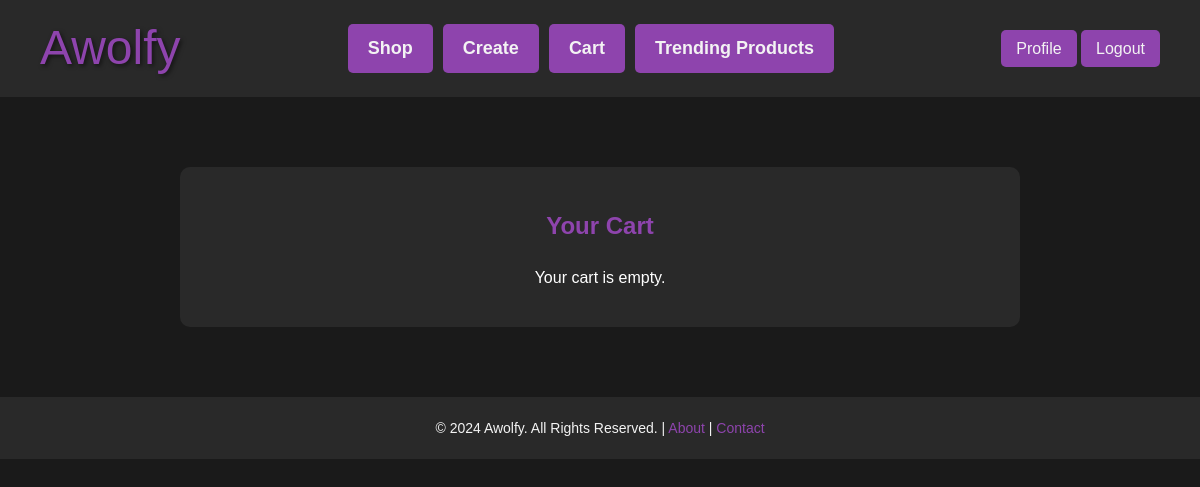
/cart/ (signed in), run on an earlier commit of the app's database.
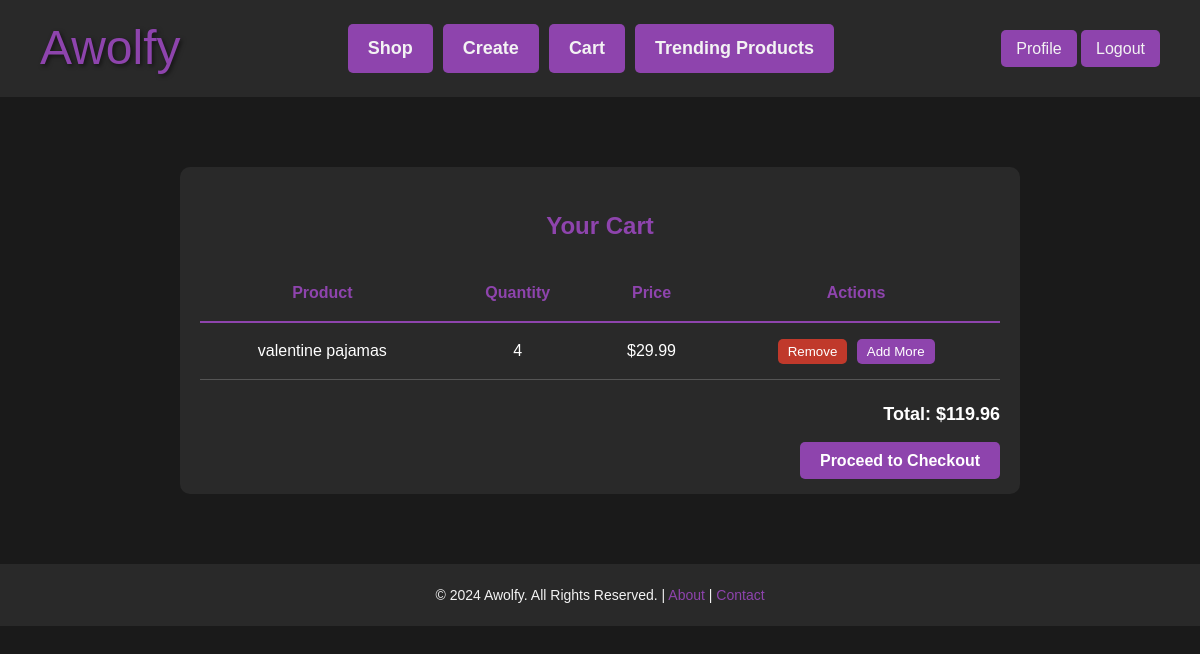
And on a later commit of the database.
### cart/models.py (models this page shows, shortened)
class CartItem(models.Model):
    user = models.ForeignKey(User, on_delete=models.CASCADE)
    product = models.ForeignKey(Product, on_delete=models.CASCADE)
    quantity = models.PositiveIntegerField(default=1)

### products/models.py (models this page shows, shortened)
class Product(models.Model):
    user = models.ForeignKey(User, on_delete=models.CASCADE, related_name="products")
    name = models.CharField(max_length=200)
    description = models.TextField()
    price = models.DecimalField(max_digits=10, decimal_places=2)
    stock = models.PositiveIntegerField()
    category = models.ForeignKey('Category', on_delete=models.CASCADE, related_name="products_category")
    image = models.ImageField(upload_to='product_images/', blank=True, null=True)
    created_at = models.DateTimeField(auto_now_add=True)
    slug = models.SlugField(unique=True, blank=True)  # Added slug field

### cart/views.py (the view)
# urls.py: path('cart/', CartDetailView.as_view(), name='cart_detail'),
class CartDetailView(LoginRequiredMixin, View):
    def get(self, request):
        if not request.user.is_authenticated:
            return redirect('users:login')  # Redirect to login page if not authenticated
        cart_items = CartItem.objects.filter(user=request.user)
        total_price = sum(item.product.price * item.quantity for item in cart_items)
        return render(request, 'cart/cart_detail.html', {
            'cart_items': cart_items,
            'total_price': total_price
        })

### core/context_processors.py (called while the page is built)
def categories_processor(request):
    return {
        'categories': Category.objects.all()
    }

### products/context_processors.py (called while the page is built)
def categories_context_processor(request):
    categories = Category.objects.all()  # Fetch all categories
    return {'categories': categories}

### cart/templates/cart/cart_detail.html (shortened to what this page needs)
{% extends 'core/base.html' %}
{% block content %}
<div style="margin: 50px auto; max-width: 800px; background-color: #292929; color: #fff; padding: 20px; border-radius: 10px;">
    <h2 style="text-align: center; color: #8e44ad; margin-bottom: 20px;">Your Cart</h2>
    {% if cart_items %}
    <table style="width: 100%; border-collapse: collapse; margin-top: 20px; text-align: center;">
        <thead>
            <tr style="border-bottom: 2px solid #8e44ad;">
                <th style="padding: 15px; color: #8e44ad;">Product</th>
                <th style="padding: 15px; color: #8e44ad;">Quantity</th>
                <th style="padding: 15px; color: #8e44ad;">Price</th>
                <th style="padding: 15px; color: #8e44ad;">Actions</th>
            </tr>
        </thead>
        <tbody>
            {% for item in cart_items %}
            <tr style="border-bottom: 1px solid #555;">
                <td style="padding: 15px;">{{ item.product.name }}</td>
                <td style="padding: 15px;">{{ item.quantity }}</td>
                <td style="padding: 15px;">${{ item.product.price }}</td>
                <td style="padding: 15px;">
                    <form method="post" action="{% url 'cart:remove_from_cart' item.product.id %}" style="display: inline;">
                        <button type="submit" style="background-color: #c0392b; color: white; border: none; padding: 5px 10px; border-radius: 5px; cursor: pointer; margin-right: 5px;">Remove</button>
                    </form>
                    <form method="post" action="{% url 'cart:add_to_cart' item.product.id %}" style="display: inline;">
                        <button type="submit" style="background-color: #8e44ad; color: white; border: none; padding: 5px 10px; border-radius: 5px; cursor: pointer;">Add More</button>
                    </form>
                </td>
            </tr>
            {% endfor %}
        </tbody>
    </table>
    <p style="margin-top: 20px; text-align: right; font-size: 18px; font-weight: bold; color: #fff;">Total: ${{ total_price }}</p>
    <div style="text-align: right; margin-top: 20px;">
        <a href="{% url 'checkout:checkout_page' %}"
           style="background-color: #8e44ad; color: white; padding: 10px 20px; border-radius: 5px; text-decoration: none; font-weight: bold; cursor: pointer;">
            Proceed to Checkout
        </a>
    </div>
    {% else %}
    <p style="text-align: center; margin-top: 20px;">Your cart is empty.</p>
    {% endif %}
</div>
{% endblock %}

What changed in the data, as far as the page shows it:
added CartItem: product.name "valentine pajamas", quantity "4", product.price "29.99"
Also different on the page:
{{ total_price }}: (not shown) → "119.96"
text no longer shown: "Your cart is empty."
text now shown: "Product Quantity Price Actions Total: $ Proceed to Checkout"
